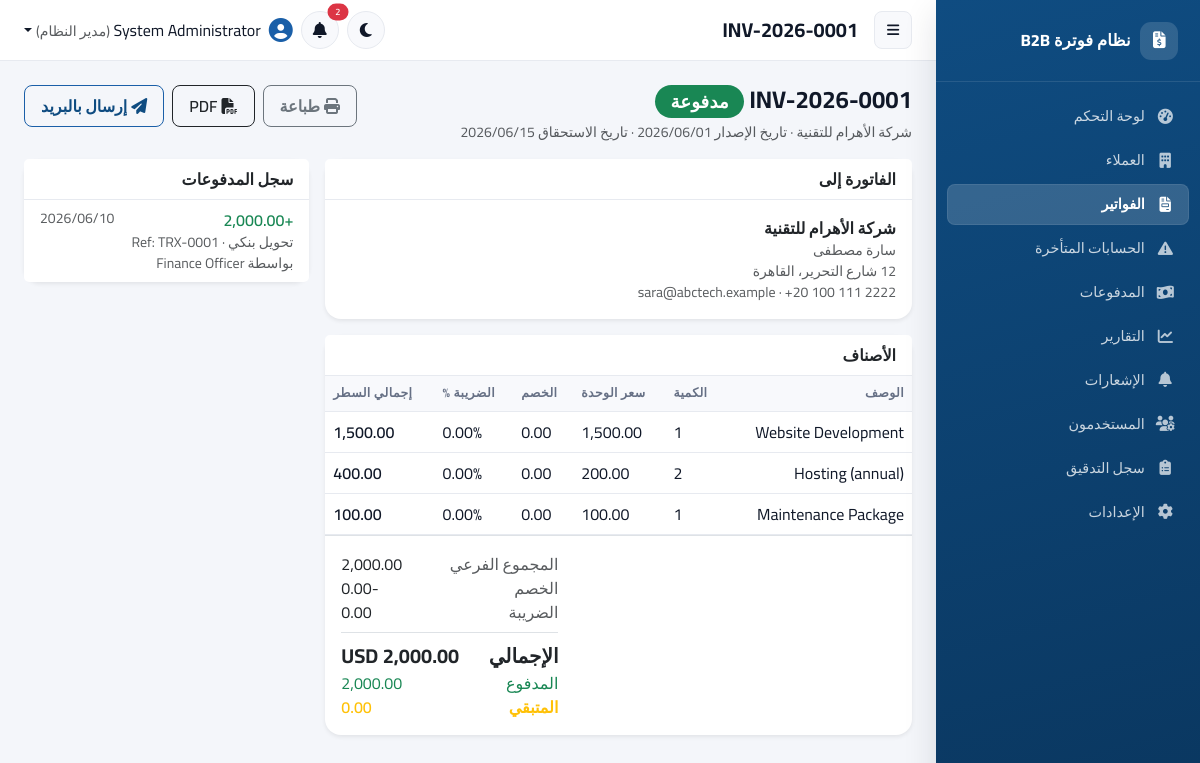
Screenshot of /invoices/view.php?id=1 (signed in) with the database file from the repository.
### tables this page shows
CREATE TABLE IF NOT EXISTS invoices (
    id INT UNSIGNED AUTO_INCREMENT PRIMARY KEY,
    invoice_number VARCHAR(40) NOT NULL UNIQUE,
    customer_id INT UNSIGNED NOT NULL,
    invoice_date DATE NOT NULL,
    due_date DATE NOT NULL,
    currency VARCHAR(10) NOT NULL DEFAULT 'USD',
    subtotal DECIMAL(14,2) NOT NULL DEFAULT 0.00,
    discount_amount DECIMAL(14,2) NOT NULL DEFAULT 0.00,
    tax_amount DECIMAL(14,2) NOT NULL DEFAULT 0.00,
    total_amount DECIMAL(14,2) NOT NULL DEFAULT 0.00,
    paid_amount DECIMAL(14,2) NOT NULL DEFAULT 0.00,
    remaining_amount DECIMAL(14,2) NOT NULL DEFAULT 0.00,
    status ENUM('draft','issued','partially_paid','paid','overdue','cancelled') NOT NULL DEFAULT 'draft',
    notes TEXT NULL,
    created_by INT UNSIGNED NULL,
    created_at DATETIME NOT NULL DEFAULT CURRENT_TIMESTAMP,
    updated_at DATETIME NOT NULL DEFAULT CURRENT_TIMESTAMP ON UPDATE CURRENT_TIMESTAMP,
    CONSTRAINT fk_invoices_customer FOREIGN KEY (customer_id) REFERENCES customers(id) ON DELETE RESTRICT,
    CONSTRAINT fk_invoices_created_by FOREIGN KEY (created_by) REFERENCES users(id) ON DELETE SET NULL,
    CONSTRAINT chk_invoice_dates CHECK (due_date >= invoice_date),
    INDEX idx_invoices_status (status),
    INDEX idx_invoices_customer (customer_id),
    INDEX idx_invoices_due_date (due_date)
);

CREATE TABLE IF NOT EXISTS customers (
    id INT UNSIGNED AUTO_INCREMENT PRIMARY KEY,
    company_name VARCHAR(150) NOT NULL,
    contact_person VARCHAR(120) NULL,
    email VARCHAR(150) NULL,
    phone VARCHAR(40) NULL,
    address VARCHAR(255) NULL,
    tax_number VARCHAR(60) NULL,
    registration_number VARCHAR(60) NULL,
    notes TEXT NULL,
    status ENUM('active','inactive') NOT NULL DEFAULT 'active',
    created_by INT UNSIGNED NULL,
    created_at DATETIME NOT NULL DEFAULT CURRENT_TIMESTAMP,
    updated_at DATETIME NOT NULL DEFAULT CURRENT_TIMESTAMP ON UPDATE CURRENT_TIMESTAMP,
    CONSTRAINT fk_customers_created_by FOREIGN KEY (created_by) REFERENCES users(id) ON DELETE SET NULL,
    INDEX idx_customers_status (status),
    INDEX idx_customers_name (company_name)
);

CREATE TABLE IF NOT EXISTS invoice_items (
    id INT UNSIGNED AUTO_INCREMENT PRIMARY KEY,
    invoice_id INT UNSIGNED NOT NULL,
    description VARCHAR(255) NOT NULL,
    quantity DECIMAL(12,2) NOT NULL DEFAULT 1.00,
    unit_price DECIMAL(14,2) NOT NULL DEFAULT 0.00,
    discount_amount DECIMAL(14,2) NOT NULL DEFAULT 0.00,
    tax_percent DECIMAL(5,2) NOT NULL DEFAULT 0.00,
    line_total DECIMAL(14,2) NOT NULL DEFAULT 0.00,
    sort_order SMALLINT UNSIGNED NOT NULL DEFAULT 0,
    CONSTRAINT fk_items_invoice FOREIGN KEY (invoice_id) REFERENCES invoices(id) ON DELETE CASCADE,
    INDEX idx_items_invoice (invoice_id)
);

CREATE TABLE IF NOT EXISTS payments (
    id INT UNSIGNED AUTO_INCREMENT PRIMARY KEY,
    invoice_id INT UNSIGNED NOT NULL,
    customer_id INT UNSIGNED NOT NULL,
    amount DECIMAL(14,2) NOT NULL,
    payment_date DATE NOT NULL,
    payment_method ENUM('cash','bank_transfer','cheque','card','other') NOT NULL DEFAULT 'bank_transfer',
    reference_number VARCHAR(80) NULL,
    notes TEXT NULL,
    created_by INT UNSIGNED NULL,
    created_at DATETIME NOT NULL DEFAULT CURRENT_TIMESTAMP,
    CONSTRAINT fk_payments_invoice FOREIGN KEY (invoice_id) REFERENCES invoices(id) ON DELETE RESTRICT,
    CONSTRAINT fk_payments_customer FOREIGN KEY (customer_id) REFERENCES customers(id) ON DELETE RESTRICT,
    CONSTRAINT fk_payments_created_by FOREIGN KEY (created_by) REFERENCES users(id) ON DELETE SET NULL,
    CONSTRAINT chk_payment_amount CHECK (amount > 0),
    INDEX idx_payments_invoice (invoice_id),
    INDEX idx_payments_customer (customer_id),
    INDEX idx_payments_date (payment_date)
);

CREATE TABLE IF NOT EXISTS users (
    id INT UNSIGNED AUTO_INCREMENT PRIMARY KEY,
    role_id INT UNSIGNED NOT NULL,
    full_name VARCHAR(120) NOT NULL,
    username VARCHAR(60) NOT NULL UNIQUE,
    email VARCHAR(150) NOT NULL UNIQUE,
    password_hash VARCHAR(255) NOT NULL,
    status ENUM('active','inactive') NOT NULL DEFAULT 'active',
    last_login_at DATETIME NULL,
    last_login_ip VARCHAR(45) NULL,
    failed_login_attempts SMALLINT UNSIGNED NOT NULL DEFAULT 0,
    locked_until DATETIME NULL,
    created_at DATETIME NOT NULL DEFAULT CURRENT_TIMESTAMP,
    updated_at DATETIME NOT NULL DEFAULT CURRENT_TIMESTAMP ON UPDATE CURRENT_TIMESTAMP,
    CONSTRAINT fk_users_role FOREIGN KEY (role_id) REFERENCES roles(id) ON DELETE RESTRICT,
    INDEX idx_users_status (status)
);

### includes/functions.php (called while the page is built, shortened)
<?php
function e(?string $value): string
{
    return htmlspecialchars($value ?? '', ENT_QUOTES | ENT_SUBSTITUTE, 'UTF-8');
}
function format_money($amount, string $currency = ''): string
{
    $formatted = number_format((float)$amount, 2);
    return $currency !== '' ? "$formatted $currency" : $formatted;
}
function format_date(?string $date): string
{
    $ts = strtotime($date);
    return $ts ? date('Y/m/d', $ts) : '';
}
function invoice_status_badge(string $status): array
{
    return match ($status) {
        'draft'           => ['secondary', 'مسودة'],
        'issued'          => ['primary', 'صادرة'],
        'partially_paid'  => ['warning', 'مدفوعة جزئيًا'],
        'paid'            => ['success', 'مدفوعة'],
        'overdue'         => ['danger', 'متأخرة'],
        'cancelled'       => ['dark', 'ملغاة'],
        default           => ['secondary', $status],
    };
}
function payment_method_label(string $method): string
{
    return match ($method) {
        'cash' => 'نقدًا',
        'bank_transfer' => 'تحويل بنكي',
        'cheque' => 'شيك',
        'card' => 'بطاقة',
        default => 'أخرى',
    };
}
function base_path(string $path = ''): string
{
    return rtrim(APP_URL, '/') . '/' . ltrim($path, '/');
}

### includes/InvoiceService.php (called while the page is built, shortened)
<?php
final class InvoiceService
{
    public static function refreshOverdueStatuses(PDO $pdo): int
    {
        $stmt = $pdo->query(
            "SELECT id FROM invoices WHERE status NOT IN ('draft','cancelled','paid')"
        );
        $count = 0;
        foreach ($stmt->fetchAll(PDO::FETCH_COLUMN) as $id) {
            $count++;
        }
        return $count;
    }
}

### includes/Auth.php (called while the page is built, shortened)
<?php
final class Auth
{
    public static function check(): bool
    {
        return !empty($_SESSION['user_id']);
    }
    public static function can(string $permissionKey): bool
    {
        return in_array(
            $permissionKey,
            $_SESSION['permissions'] ?? [],
            true
        );
    }
}

### invoices/view.php (the view, shortened to what this page needs)
<?php
$pdo = Database::get();
$id = (int)($_GET['id'] ?? 0);
InvoiceService::refreshOverdueStatuses($pdo);
$stmt = $pdo->prepare('SELECT i.*, c.company_name, c.contact_person, c.email, c.phone, c.address FROM invoices i JOIN customers c ON c.id = i.customer_id WHERE i.id = :id');
$stmt->execute(['id' => $id]);
$invoice = $stmt->fetch();
$items = $pdo->prepare('SELECT * FROM invoice_items WHERE invoice_id = :id ORDER BY sort_order ASC, id ASC');
$items->execute(['id' => $id]);
$items = $items->fetchAll();
$payments = $pdo->prepare('SELECT p.*, u.full_name AS recorded_by FROM payments p LEFT JOIN users u ON u.id = p.created_by WHERE invoice_id = :id ORDER BY payment_date DESC, id DESC');
$payments->execute(['id' => $id]);
$payments = $payments->fetchAll();
[$badge, $label] = invoice_status_badge($invoice['status']);
require __DIR__ . '/../includes/layout_header.php';
?>
<div class="d-flex flex-wrap justify-content-between align-items-start gap-2 mb-3">
  <div>
    <h4 class="fw-bold mb-1"><?= e($invoice['invoice_number']) ?> <span class="badge bg-<?= $badge ?>"><?= $label ?></span></h4>
    <div class="text-muted small">
      <?= e($invoice['company_name']) ?> · تاريخ الإصدار <?= e(format_date($invoice['invoice_date'])) ?> · تاريخ الاستحقاق <?= e(format_date($invoice['due_date'])) ?>
    </div>
  </div>
  <div class="d-flex gap-2 flex-wrap">
    <button type="button" class="btn btn-outline-secondary" onclick="window.print()"><i class="fa-solid fa-print me-1"></i>طباعة</button>
    <a href="<?= e(base_path('invoices/pdf.php?id=' . $id)) ?>" class="btn btn-outline-dark" target="_blank"><i class="fa-solid fa-file-pdf me-1"></i>PDF</a>
    <?php if ($invoice['status'] !== 'draft' && Auth::can('invoices.view')): ?>
      <button class="btn btn-outline-primary" data-bs-toggle="modal" data-bs-target="#sendEmailModal"><i class="fa-solid fa-paper-plane me-1"></i>إرسال بالبريد</button>
    <?php endif; ?>
  </div>
</div>
<div class="row g-3">
  <div class="col-lg-8">
    <div class="card border-0 shadow-sm mb-3">
      <div class="card-header bg-white fw-semibold">الفاتورة إلى</div>
      <div class="card-body">
        <div class="fw-semibold"><?= e($invoice['company_name']) ?></div>
        <div class="text-muted small"><?= e($invoice['contact_person']) ?></div>
        <div class="text-muted small"><?= e($invoice['address']) ?></div>
        <div class="text-muted small"><?= e($invoice['email']) ?> <?= $invoice['phone'] ? '· ' . e($invoice['phone']) : '' ?></div>
      </div>
    </div>
    <div class="card border-0 shadow-sm mb-3">
      <div class="card-header bg-white fw-semibold">الأصناف</div>
      <div class="table-responsive">
        <table class="table items-view-table mb-0">
          <thead class="table-light"><tr><th>الوصف</th><th class="text-end">الكمية</th><th class="text-end">سعر الوحدة</th><th class="text-end">الخصم</th><th class="text-end">الضريبة %</th><th class="text-end">إجمالي السطر</th></tr></thead>
          <tbody>
            <?php foreach ($items as $it): ?>
              <tr>
                <td><?= e($it['description']) ?></td>
                <td class="text-end"><?= e(rtrim(rtrim(number_format((float)$it['quantity'], 2), '0'), '.')) ?></td>
                <td class="text-end"><?= e(format_money($it['unit_price'])) ?></td>
                <td class="text-end"><?= e(format_money($it['discount_amount'])) ?></td>
                <td class="text-end"><?= e(number_format((float)$it['tax_percent'], 2)) ?>%</td>
                <td class="text-end fw-semibold"><?= e(format_money($it['line_total'])) ?></td>
              </tr>
            <?php endforeach; ?>
          </tbody>
        </table>
      </div>
      <div class="card-body border-top">
        <div class="row justify-content-end">
          <div class="col-md-5">
            <div class="d-flex justify-content-between"><span class="text-muted">المجموع الفرعي</span><span><?= e(format_money($invoice['subtotal'])) ?></span></div>
            <div class="d-flex justify-content-between"><span class="text-muted">الخصم</span><span>-<?= e(format_money($invoice['discount_amount'])) ?></span></div>
            <div class="d-flex justify-content-between"><span class="text-muted">الضريبة</span><span><?= e(format_money($invoice['tax_amount'])) ?></span></div>
            <div class="d-flex justify-content-between fw-bold fs-5 border-top mt-2 pt-2"><span>الإجمالي</span><span><?= e(format_money($invoice['total_amount'], $invoice['currency'])) ?></span></div>
            <div class="d-flex justify-content-between text-success"><span>المدفوع</span><span><?= e(format_money($invoice['paid_amount'])) ?></span></div>
            <div class="d-flex justify-content-between fw-semibold text-warning"><span>المتبقي</span><span><?= e(format_money($invoice['remaining_amount'])) ?></span></div>
          </div>
        </div>
      </div>
    </div>
  </div>
  <div class="col-lg-4">
    <div class="card border-0 shadow-sm">
      <div class="card-header bg-white fw-semibold">سجل المدفوعات</div>
      <div class="list-group list-group-flush">
        <?php foreach ($payments as $p): ?>
          <div class="list-group-item">
            <div class="d-flex justify-content-between">
              <span class="fw-semibold text-success">+<?= e(format_money($p['amount'])) ?></span>
              <span class="small text-muted"><?= e(format_date($p['payment_date'])) ?></span>
            </div>
            <div class="small text-muted"><?= e(payment_method_label($p['payment_method'])) ?><?= $p['reference_number'] ? ' · Ref: ' . e($p['reference_number']) : '' ?></div>
            <div class="small text-muted">بواسطة <?= e($p['recorded_by'] ?? 'Unknown') ?></div>
          </div>
        <?php endforeach; ?>
      </div>
    </div>
  </div>
</div>
<?php require __DIR__ . '/../includes/layout_footer.php'; ?>

### includes/layout_header.php (style rules this page uses)
:root { --sidebar-w: 264px; --brand-50: #eef4fc; --brand-100: #d7e6f7; --brand-500: #1a5fa8; --brand-600: #0f4c81; --brand-700: #0a3760; --brand-glow: rgba(15,76,129,.18); --radius-lg: 16px; --radius-md: 12px; --radius-sm: 8px; --shadow-sm: 0 1px 2px rgba(16,24,40,.06); --shadow-md: 0 4px 16px rgba(16,24,40,.08); --shadow-lg: 0 12px 32px rgba(16,24,40,.12); --bg-app: #f4f6fa; --bg-surface: #ffffff; --bg-subtle: #f8f9fc; --text-primary: #101828; --text-muted: #667085; --border-soft: #e7eaf0; --transition-base: .18s cubic-bezier(.4,0,.2,1); }
* { box-sizing:border-box; }
html, body { height:100%; }
body { background: var(--bg-app); color: var(--text-primary); font-family: 'Cairo', 'Inter', 'Segoe UI', system-ui, -apple-system, sans-serif; transition: background var(--transition-base), color var(--transition-base); }
.card { background: var(--bg-surface); border:1px solid var(--border-soft); border-radius: var(--radius-lg); box-shadow: var(--shadow-sm); transition: box-shadow var(--transition-base), transform var(--transition-base); }
.card-header { background: transparent; border-bottom:1px solid var(--border-soft); font-weight:700; }
.btn { border-radius: var(--radius-sm); font-weight:600; padding:.5rem 1rem; transition: all var(--transition-base); }
.btn-outline-primary { color: var(--brand-600); border-color: var(--brand-500); }
.table { color: var(--text-primary); }
.table thead.table-light th, table thead th { background: var(--bg-subtle) !important; color: var(--text-muted); font-size:.78rem; text-transform:uppercase; letter-spacing:.03em; font-weight:700; border-bottom:1px solid var(--border-soft); }
.table > :not(caption) > * > * { background-color: transparent; color: inherit; border-color: var(--border-soft); }
.badge { font-weight:600; border-radius:999px; padding:.42em .85em; letter-spacing:.01em; }
.table-responsive { overflow-x:auto; }

### invoices/view.php (style rules this page uses)
.items-view-table th, .items-view-table td { vertical-align:middle; }

### rows the page displays
invoices: customer.company_name "شركة الأهرام للتقنية", due_date "2026/06/15", customer.contact_person "سارة مصطفى", customer.address "12 شارع التحرير، القاهرة", customer.email "sara@abctech.example", customer.phone "+20 100 111 2222", subtotal "2,000.00", discount_amount "0.00", tax_amount "0.00", total_amount+currency "2,000.00 USD", paid_amount "2,000.00", remaining_amount "0.00"
invoice_items: description "Website Development", quantity "1", unit_price "1,500.00", discount_amount "0.00", tax_percent "0.00", line_total "1,500.00"
invoice_items: description "Hosting (annual)", quantity "2", unit_price "200.00", discount_amount "0.00", tax_percent "0.00", line_total "400.00"
invoice_items: description "Maintenance Package", quantity "1", unit_price "100.00", discount_amount "0.00", tax_percent "0.00", line_total "100.00"
payments: amount "2,000.00", payment_date "2026/06/10", payment_method "تحويل بنكي", reference_number "TRX-0001", created_by.full_name "Finance Officer"

### other values shown
$item['label'] "لوحة التحكم"
$item['label'] "العملاء"
$item['label'] "الفواتير"
$item['label'] "الحسابات المتأخرة"
$item['label'] "المدفوعات"
$item['label'] "التقارير"
$item['label'] "الإشعارات"
$item['label'] "المستخدمون"
$item['label'] "سجل التدقيق"
$item['label'] "الإعدادات"
$pageTitle "INV-2026-0001"
$unread "2"
Auth::fullName() "System Administrator"
role_label(Auth::roleName() ?? '') "مدير النظام"
$label "مدفوعة"
